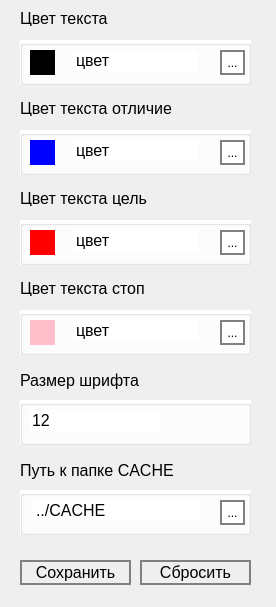
<?xml version="1.0" encoding="UTF-8"?>
<ui version="4.0">
 <class>Settings</class>
 <widget class="QWidget" name="Settings">
  <property name="geometry">
   <rect>
    <x>0</x>
    <y>0</y>
    <width>276</width>
    <height>607</height>
   </rect>
  </property>
  <property name="windowTitle">
   <string>Настройки</string>
  </property>
  <widget class="QLabel" name="label_2">
   <property name="geometry">
    <rect>
     <x>20</x>
     <y>10</y>
     <width>101</width>
     <height>16</height>
    </rect>
   </property>
   <property name="font">
    <font>
     <pointsize>12</pointsize>
    </font>
   </property>
   <property name="text">
    <string>Цвет текста</string>
   </property>
  </widget>
  <widget class="QGroupBox" name="groupBox">
   <property name="geometry">
    <rect>
     <x>20</x>
     <y>40</y>
     <width>231</width>
     <height>45</height>
    </rect>
   </property>
   <property name="styleSheet">
    <string notr="true">background-color: white;</string>
   </property>
   <property name="title">
    <string/>
   </property>
   <widget class="QLabel" name="base_color">
    <property name="geometry">
     <rect>
      <x>10</x>
      <y>10</y>
      <width>25</width>
      <height>25</height>
     </rect>
    </property>
    <property name="minimumSize">
     <size>
      <width>25</width>
      <height>25</height>
     </size>
    </property>
    <property name="maximumSize">
     <size>
      <width>25</width>
      <height>25</height>
     </size>
    </property>
    <property name="styleSheet">
     <string notr="true">background-color: black;</string>
    </property>
    <property name="text">
     <string/>
    </property>
   </widget>
   <widget class="QLabel" name="base_color_text">
    <property name="geometry">
     <rect>
      <x>50</x>
      <y>10</y>
      <width>128</width>
      <height>21</height>
     </rect>
    </property>
    <property name="font">
     <font>
      <pointsize>12</pointsize>
     </font>
    </property>
    <property name="styleSheet">
     <string notr="true">margin-left:2px;</string>
    </property>
    <property name="text">
     <string>цвет</string>
    </property>
   </widget>
   <widget class="QToolButton" name="button_base">
    <property name="geometry">
     <rect>
      <x>200</x>
      <y>10</y>
      <width>25</width>
      <height>25</height>
     </rect>
    </property>
    <property name="styleSheet">
     <string notr="true">border: 2px solid gray</string>
    </property>
    <property name="text">
     <string>...</string>
    </property>
   </widget>
  </widget>
  <widget class="QLabel" name="label_4">
   <property name="geometry">
    <rect>
     <x>20</x>
     <y>100</y>
     <width>161</width>
     <height>16</height>
    </rect>
   </property>
   <property name="font">
    <font>
     <pointsize>12</pointsize>
    </font>
   </property>
   <property name="text">
    <string>Цвет текста отличие</string>
   </property>
  </widget>
  <widget class="QGroupBox" name="groupBox_2">
   <property name="geometry">
    <rect>
     <x>20</x>
     <y>130</y>
     <width>231</width>
     <height>45</height>
    </rect>
   </property>
   <property name="styleSheet">
    <string notr="true">background-color: white;</string>
   </property>
   <property name="title">
    <string/>
   </property>
   <widget class="QLabel" name="diff_color">
    <property name="geometry">
     <rect>
      <x>10</x>
      <y>10</y>
      <width>25</width>
      <height>25</height>
     </rect>
    </property>
    <property name="minimumSize">
     <size>
      <width>25</width>
      <height>25</height>
     </size>
    </property>
    <property name="maximumSize">
     <size>
      <width>25</width>
      <height>25</height>
     </size>
    </property>
    <property name="styleSheet">
     <string notr="true">background-color: blue;</string>
    </property>
    <property name="text">
     <string/>
    </property>
   </widget>
   <widget class="QLabel" name="difference_color_text">
    <property name="geometry">
     <rect>
      <x>50</x>
      <y>10</y>
      <width>128</width>
      <height>21</height>
     </rect>
    </property>
    <property name="font">
     <font>
      <pointsize>12</pointsize>
     </font>
    </property>
    <property name="styleSheet">
     <string notr="true">margin-left:2px;</string>
    </property>
    <property name="text">
     <string>цвет</string>
    </property>
   </widget>
   <widget class="QToolButton" name="button_diff">
    <property name="geometry">
     <rect>
      <x>200</x>
      <y>10</y>
      <width>25</width>
      <height>25</height>
     </rect>
    </property>
    <property name="styleSheet">
     <string notr="true">border: 2px solid gray</string>
    </property>
    <property name="text">
     <string>...</string>
    </property>
   </widget>
  </widget>
  <widget class="QLabel" name="label_7">
   <property name="geometry">
    <rect>
     <x>20</x>
     <y>190</y>
     <width>161</width>
     <height>16</height>
    </rect>
   </property>
   <property name="font">
    <font>
     <pointsize>12</pointsize>
    </font>
   </property>
   <property name="text">
    <string>Цвет текста цель</string>
   </property>
  </widget>
  <widget class="QGroupBox" name="groupBox_3">
   <property name="geometry">
    <rect>
     <x>20</x>
     <y>220</y>
     <width>231</width>
     <height>45</height>
    </rect>
   </property>
   <property name="styleSheet">
    <string notr="true">background-color: white;</string>
   </property>
   <property name="title">
    <string/>
   </property>
   <widget class="QLabel" name="find_color">
    <property name="geometry">
     <rect>
      <x>10</x>
      <y>10</y>
      <width>25</width>
      <height>25</height>
     </rect>
    </property>
    <property name="minimumSize">
     <size>
      <width>25</width>
      <height>25</height>
     </size>
    </property>
    <property name="maximumSize">
     <size>
      <width>25</width>
      <height>25</height>
     </size>
    </property>
    <property name="styleSheet">
     <string notr="true">background-color: red;</string>
    </property>
    <property name="text">
     <string/>
    </property>
   </widget>
   <widget class="QLabel" name="find_color_text">
    <property name="geometry">
     <rect>
      <x>50</x>
      <y>10</y>
      <width>128</width>
      <height>21</height>
     </rect>
    </property>
    <property name="font">
     <font>
      <pointsize>12</pointsize>
     </font>
    </property>
    <property name="styleSheet">
     <string notr="true">margin-left:2px;</string>
    </property>
    <property name="text">
     <string>цвет</string>
    </property>
   </widget>
   <widget class="QToolButton" name="button_find">
    <property name="geometry">
     <rect>
      <x>200</x>
      <y>10</y>
      <width>25</width>
      <height>25</height>
     </rect>
    </property>
    <property name="styleSheet">
     <string notr="true">border: 2px solid gray</string>
    </property>
    <property name="text">
     <string>...</string>
    </property>
   </widget>
  </widget>
  <widget class="QLabel" name="label_12">
   <property name="geometry">
    <rect>
     <x>20</x>
     <y>280</y>
     <width>161</width>
     <height>16</height>
    </rect>
   </property>
   <property name="font">
    <font>
     <pointsize>12</pointsize>
    </font>
   </property>
   <property name="text">
    <string>Цвет текста стоп</string>
   </property>
  </widget>
  <widget class="QGroupBox" name="groupBox_4">
   <property name="geometry">
    <rect>
     <x>20</x>
     <y>310</y>
     <width>231</width>
     <height>45</height>
    </rect>
   </property>
   <property name="styleSheet">
    <string notr="true">background-color: white;</string>
   </property>
   <property name="title">
    <string/>
   </property>
   <widget class="QLabel" name="stop_color">
    <property name="geometry">
     <rect>
      <x>10</x>
      <y>10</y>
      <width>25</width>
      <height>25</height>
     </rect>
    </property>
    <property name="minimumSize">
     <size>
      <width>25</width>
      <height>25</height>
     </size>
    </property>
    <property name="maximumSize">
     <size>
      <width>25</width>
      <height>25</height>
     </size>
    </property>
    <property name="styleSheet">
     <string notr="true">background-color: pink;</string>
    </property>
    <property name="text">
     <string/>
    </property>
   </widget>
   <widget class="QLabel" name="stop_color_text">
    <property name="geometry">
     <rect>
      <x>50</x>
      <y>10</y>
      <width>128</width>
      <height>21</height>
     </rect>
    </property>
    <property name="font">
     <font>
      <pointsize>12</pointsize>
     </font>
    </property>
    <property name="styleSheet">
     <string notr="true">margin-left:2px;</string>
    </property>
    <property name="text">
     <string>цвет</string>
    </property>
   </widget>
   <widget class="QToolButton" name="button_stop">
    <property name="geometry">
     <rect>
      <x>200</x>
      <y>10</y>
      <width>25</width>
      <height>25</height>
     </rect>
    </property>
    <property name="styleSheet">
     <string notr="true">border: 2px solid gray</string>
    </property>
    <property name="text">
     <string>...</string>
    </property>
   </widget>
  </widget>
  <widget class="QLabel" name="label_15">
   <property name="geometry">
    <rect>
     <x>20</x>
     <y>370</y>
     <width>161</width>
     <height>21</height>
    </rect>
   </property>
   <property name="font">
    <font>
     <pointsize>12</pointsize>
    </font>
   </property>
   <property name="text">
    <string>Размер шрифта</string>
   </property>
  </widget>
  <widget class="QGroupBox" name="groupBox_5">
   <property name="geometry">
    <rect>
     <x>20</x>
     <y>400</y>
     <width>231</width>
     <height>45</height>
    </rect>
   </property>
   <property name="styleSheet">
    <string notr="true">background-color: white;</string>
   </property>
   <property name="title">
    <string/>
   </property>
   <widget class="QLineEdit" name="lineEdit">
    <property name="geometry">
     <rect>
      <x>10</x>
      <y>10</y>
      <width>131</width>
      <height>21</height>
     </rect>
    </property>
    <property name="font">
     <font>
      <pointsize>12</pointsize>
      <kerning>true</kerning>
     </font>
    </property>
    <property name="styleSheet">
     <string notr="true">border: 0px;</string>
    </property>
    <property name="text">
     <string>12</string>
    </property>
   </widget>
  </widget>
  <widget class="QLabel" name="label_16">
   <property name="geometry">
    <rect>
     <x>20</x>
     <y>460</y>
     <width>161</width>
     <height>21</height>
    </rect>
   </property>
   <property name="font">
    <font>
     <pointsize>12</pointsize>
    </font>
   </property>
   <property name="text">
    <string>Путь к папке CACHE</string>
   </property>
  </widget>
  <widget class="QGroupBox" name="groupBox_6">
   <property name="geometry">
    <rect>
     <x>20</x>
     <y>490</y>
     <width>231</width>
     <height>45</height>
    </rect>
   </property>
   <property name="styleSheet">
    <string notr="true">background-color: white;</string>
   </property>
   <property name="title">
    <string/>
   </property>
   <widget class="QLabel" name="path_folder">
    <property name="geometry">
     <rect>
      <x>10</x>
      <y>10</y>
      <width>171</width>
      <height>21</height>
     </rect>
    </property>
    <property name="font">
     <font>
      <pointsize>12</pointsize>
     </font>
    </property>
    <property name="styleSheet">
     <string notr="true">margin-left:2px;</string>
    </property>
    <property name="text">
     <string>../CACHE</string>
    </property>
   </widget>
   <widget class="QToolButton" name="button_path">
    <property name="geometry">
     <rect>
      <x>200</x>
      <y>10</y>
      <width>25</width>
      <height>25</height>
     </rect>
    </property>
    <property name="styleSheet">
     <string notr="true">border: 2px solid gray</string>
    </property>
    <property name="text">
     <string>...</string>
    </property>
   </widget>
  </widget>
  <widget class="QToolButton" name="button_apply">
   <property name="geometry">
    <rect>
     <x>20</x>
     <y>560</y>
     <width>111</width>
     <height>25</height>
    </rect>
   </property>
   <property name="font">
    <font>
     <pointsize>12</pointsize>
    </font>
   </property>
   <property name="styleSheet">
    <string notr="true">border: 2px solid gray</string>
   </property>
   <property name="text">
    <string>Сохранить</string>
   </property>
  </widget>
  <widget class="QToolButton" name="button_reset">
   <property name="geometry">
    <rect>
     <x>140</x>
     <y>560</y>
     <width>111</width>
     <height>25</height>
    </rect>
   </property>
   <property name="font">
    <font>
     <pointsize>12</pointsize>
    </font>
   </property>
   <property name="styleSheet">
    <string notr="true">border: 2px solid gray</string>
   </property>
   <property name="text">
    <string>Сбросить</string>
   </property>
  </widget>
 </widget>
 <resources/>
 <connections/>
</ui>
